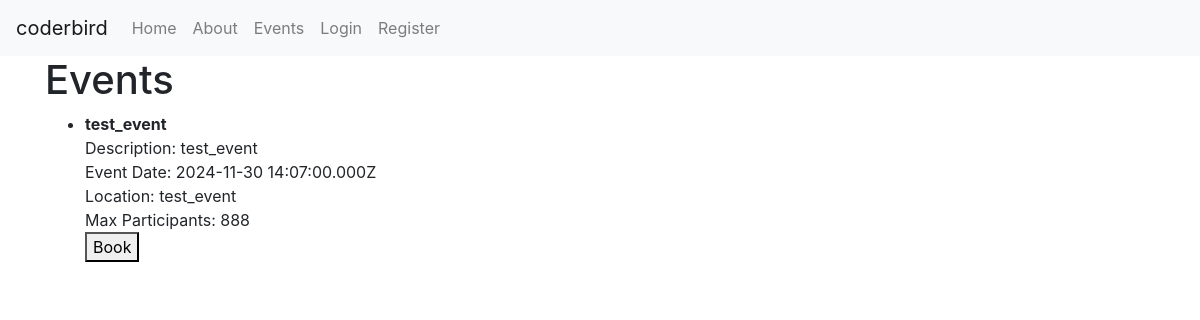
Before: /events with the older database file.
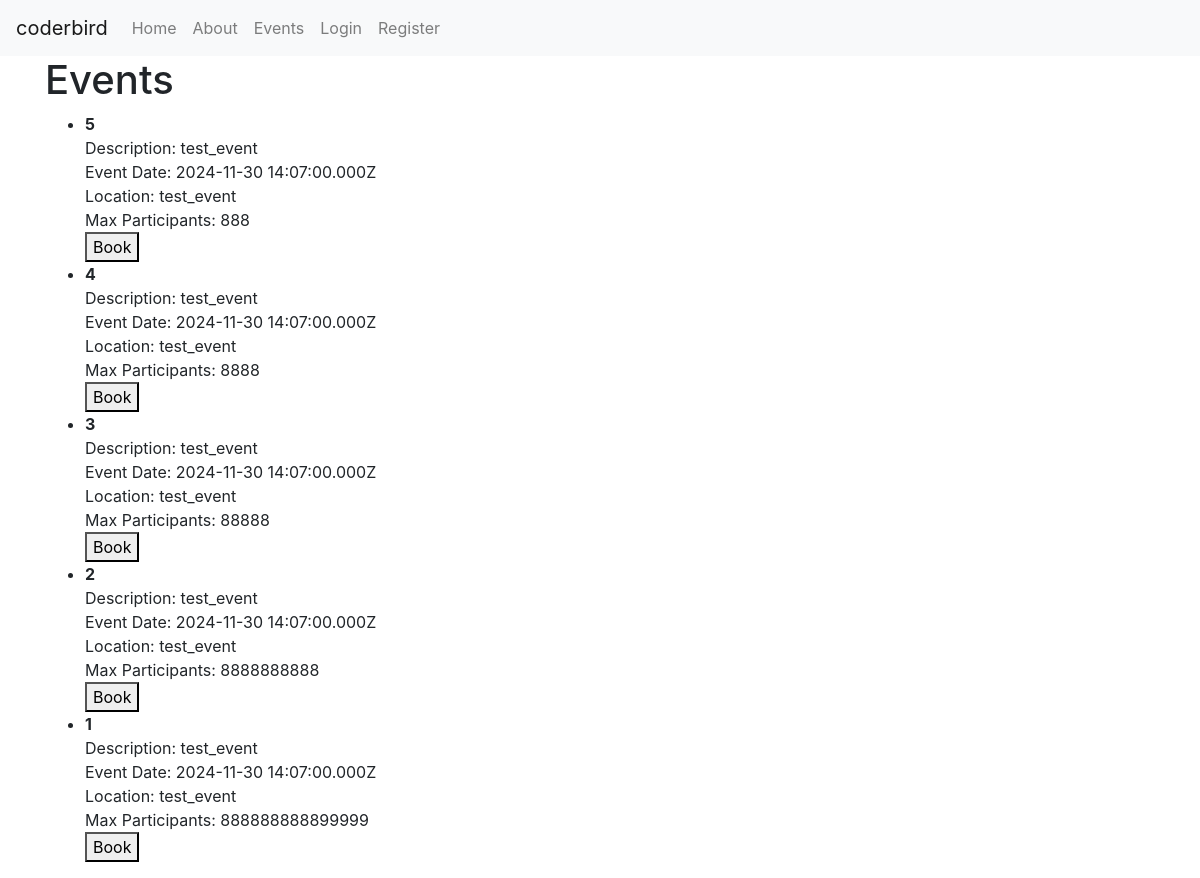
After: the same page with the newer database file.
### tables this page shows
CREATE TABLE `events` (`created` TEXT DEFAULT (strftime('%Y-%m-%d %H:%M:%fZ')) NOT NULL, `desc` TEXT DEFAULT '' NOT NULL, `event_date` TEXT DEFAULT '' NOT NULL, `id` TEXT PRIMARY KEY DEFAULT ('r'||lower(hex(randomblob(7)))) NOT NULL, `location` TEXT DEFAULT '' NOT NULL, `max_participants` NUMERIC DEFAULT 0 NOT NULL, `title` TEXT DEFAULT '' NOT NULL, `updated` TEXT DEFAULT (strftime('%Y-%m-%d %H:%M:%fZ')) NOT NULL, "participants" NUMERIC DEFAULT 0 NOT NULL);

### main.py (the view)
@app.route('/events')
def events():
    conn = get_db_connection()
    events = conn.execute('SELECT * FROM events').fetchall()
    conn.close()
    return render_template('events.html', is_logged_in=is_logged_in, is_admin=is_admin, events=events)

### main.py (called while the page is built, shortened)
def is_logged_in():
    return 'user_id' in session

def is_admin():
    if not is_logged_in():
        pass

def get_db_connection():
    conn = sqlite3.connect(r'pb_data\data.db')
    conn.row_factory = sqlite3.Row
    return conn

### templates/events.html (shortened to what this page needs)
{% extends 'base.html' %}
{% block content %}
<h1>Events</h1>
<ul>
    {% for event in events %}
        <li>
            <strong>{{ event['title'] }}</strong><br>
            Description: {{ event['desc'] }}<br>
            Event Date: {{ event['event_date'] }}<br>
            Location: {{ event['location'] }}<br>
            Max Participants: {{ event['max_participants'] }}<br>
        </li>
        <form method="POST" action="{{ url_for('create_booking', event_id=event['id']) }}">
            <button type="submit">Book</button>
        </form>
    {% endfor %}
</ul>
{% endblock %}

### templates/base.html (shortened to what this page needs)
<!DOCTYPE html>
<html lang="en">
<head>
    <link rel="stylesheet" href="https://stackpath.bootstrapcdn.com/bootstrap/4.5.2/css/bootstrap.min.css">
    <link rel="stylesheet" href="{{ url_for('static', filename='styles.css') }}">
</head>
<body>
    <nav class="navbar navbar-expand-lg navbar-light bg-light">
        <a class="navbar-brand" href="/">coderbird</a>
        <div class="collapse navbar-collapse">
            <ul class="navbar-nav mr-auto">
                <li class="nav-item">
                    <a class="nav-link" href="/">Home</a>
                </li>
                <li class="nav-item">
                    <a class="nav-link" href="/about">About</a>
                </li>
                <li class="nav-item">
                    <a class="nav-link" href="/events">Events</a>
                </li>
                {% if is_logged_in() %}
                    <li class="nav-item">
                        <a class="nav-link" href="/dashboard">Dashboard</a>
                    </li>
                    {% if is_admin() %}
                    <li class="nav-item">
                        <a class="nav-link" href="/admin">Admin</a>
                    </li>
                    {% endif %}
                    <li class="nav-item">
                        <a class="nav-link" href="/auth/logout">Logout</a>
                    </li>
                {% else %}
                    <li class="nav-item">
                        <a class="nav-link" href="/auth/login">Login</a>
                    </li>
                    <li class="nav-item">
                        <a class="nav-link" href="/auth/register">Register</a>
                    </li>
                {% endif %}
            </ul>
        </div>
    </nav>
    <div class="container">
        {% block content %}{% endblock %}
    </div>
</body>
</html>

Changed rows visible on the page:
changed events (number 1 of 5 on the later page): title "test_event" → "5"
added events: title "4", desc "test_event", event_date "2024-11-30 14:07:00.000Z", location "test_event", max_participants "8888"
added events: title "3", desc "test_event", event_date "2024-11-30 14:07:00.000Z", location "test_event", max_participants "88888"
added events: title "2", desc "test_event", event_date "2024-11-30 14:07:00.000Z", location "test_event", max_participants "8888888888"
added events: title "1", desc "test_event", event_date "2024-11-30 14:07:00.000Z", location "test_event", max_participants "888888888899999"
